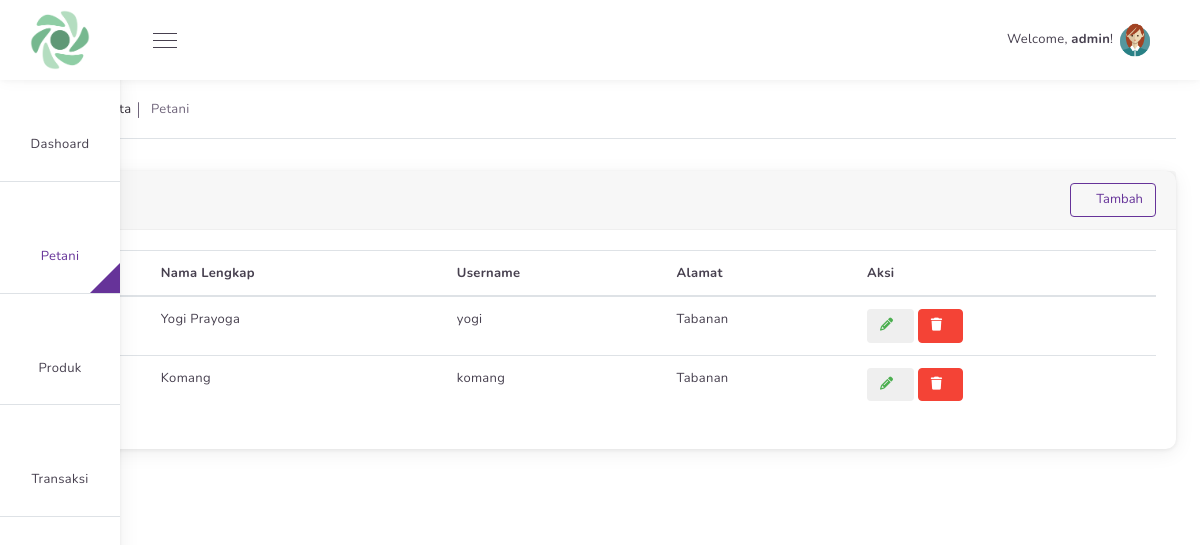
The app's page /views/petani (signed in) with its own data.
### tables this page shows
CREATE TABLE `petani` (
  `id` int(11) NOT NULL,
  `nama_lengkap` varchar(100) DEFAULT NULL,
  `alamat` varchar(100) DEFAULT NULL,
  `id_pengguna` int(11) NOT NULL
);

CREATE TABLE `pengguna` (
  `id` int(11) NOT NULL,
  `username` varchar(255) NOT NULL,
  `kata_sandi` varchar(255) NOT NULL,
  `role` int(11) NOT NULL DEFAULT 0
);

### views/petani/index.php (the view, shortened to what this page needs)
<?php
require_once('../../config/config.php');
$db = databaseConnection();
$query = "SELECT a.username, b.nama_lengkap, b.alamat, a.id as id_pengguna
            FROM pengguna a
            JOIN petani b
            ON a.id = b.id_pengguna
            WHERE a.role = 0";
$stmt = $db->query($query);
$results = $stmt->fetchAll();
?>
<div class="row">
    <div class="col-12">
        <div class="card mb-4">
            <div class="card-header">
                <div class="row">
                    <div class="col-6">
                    </div>
                    <div class="col-6 d-flex align-items-center">
                        <button type="button" class="btn btn-outline-primary btn-add btn-modal" data-cat="tambah">
                            <i class="nav-icon i-Pen-2 font-weight-bold"></i> Tambah
                        </button>
                    </div>
                </div>
            </div>
            <div class="card-body">
                <table class="table table-hover table-stripped" id="tableData">
                    <thead>
                        <tr>
                            <th>No</th>
                            <th>Nama Lengkap</th>
                            <th>Username</th>
                            <th>Alamat</th>
                            <th>Aksi</th>
                        </tr>
                    </thead>
                    <tbody>
                        <?php foreach ($results as $key => $value) : ?>
                            <tr>
                                <td><?= ($key + 1); ?></td>
                                <td><?= $value['nama_lengkap']; ?></td>
                                <td><?= $value['username']; ?></td>
                                <td><?= $value['alamat']; ?></td>
                                <td>
                                    <button class="btn btn-modal btn-default" data-id="<?= $value['id_pengguna']; ?>" data-cat='edit'>
                                        <i class="fa fa-pencil text-success mr-2 pointer"></i>
                                    </button>
                                    <button class="btn btn-delete btn-danger" data-id="<?= $value['id_pengguna']; ?>">
                                        <i class="fa fa-trash text-white mr-2 pointer"></i>
                                    </button>
                                </td>
                            </tr>
                        <?php endforeach; ?>
                    </tbody>
                </table>
            </div>
        </div>
    </div>
</div>
<?php
require_once('../../templates/master.php');
?>

### records on screen
petani: nama_lengkap "Yogi Prayoga", id_pengguna.username "yogi", alamat "Tabanan"
petani: nama_lengkap "Komang", id_pengguna.username "komang", alamat "Tabanan"

### other values on screen
$_SESSION['username'] "admin"
$pageTitle "Petani"
